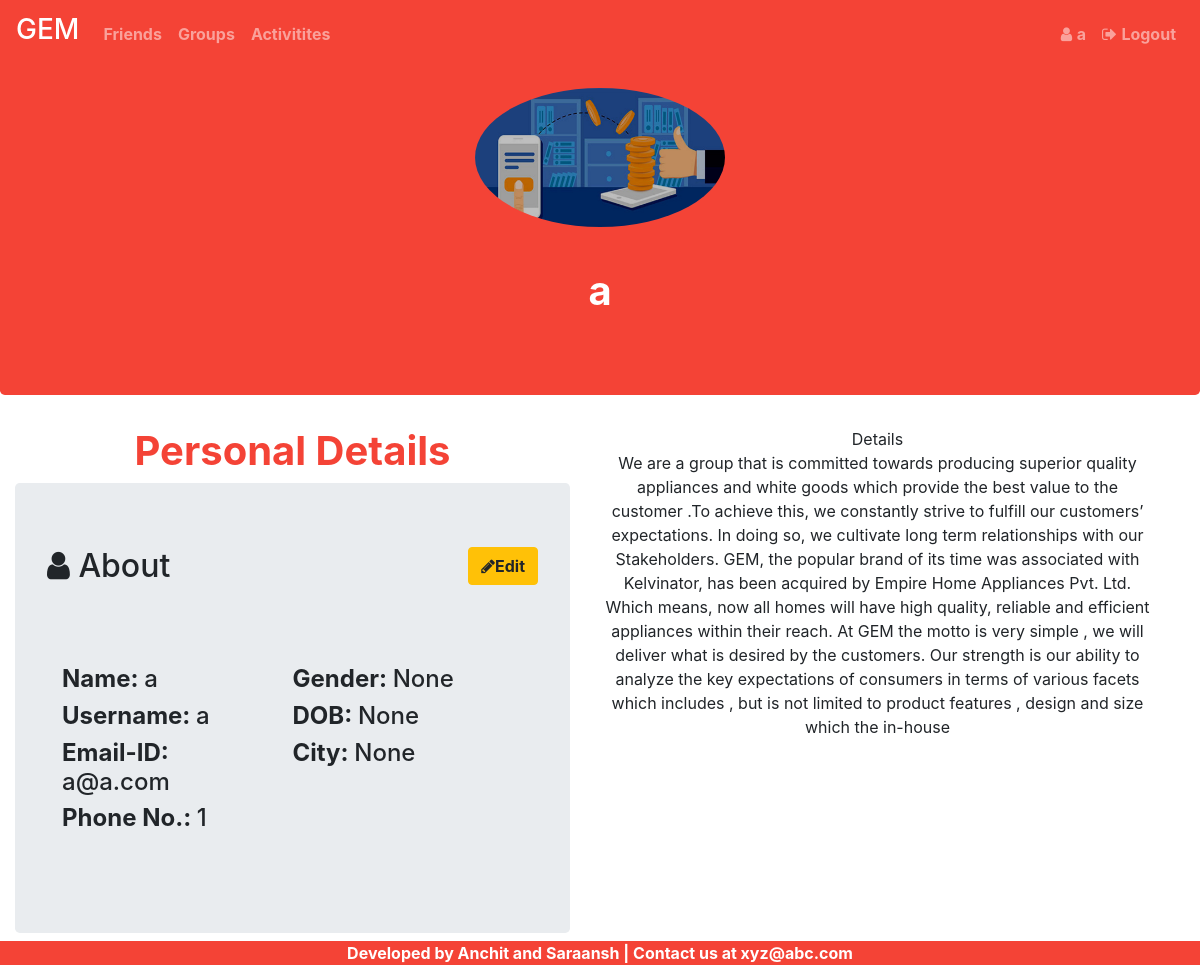
Screenshot of /profile/a (signed in) with the database file from the repository.
### gem/models.py (models this page shows, shortened)
class User(UserMixin,db.Model):
	id=db.Column(db.Integer,primary_key=True)
	name=db.Column(db.String(100),index=True)
	username=db.Column(db.String(100),index=True,unique=True)
	email=db.Column(db.String(150),index=True,unique=True)
	pno=db.Column(db.String(20),index=True,unique=True)
	password=db.Column(db.String(100))
	city=db.Column(db.String(50))
	dob = db.Column(db.Date)
	gender = db.Column(db.String)
	friends=db.relationship('User',
		secondary=friends,
		primaryjoin=(friends.c.userID==id),
		secondaryjoin=(friends.c.friendID==id),
		lazy='dynamic'
	)

### gem/routes.py (the view)
@gem.route('/profile/<name>')
@login_required
def profile(name = None):
	del mem_list[:]
	if name is None:
		flash('Please login to proceed.')
		return redirect(url_for('login'))
	elif name!=current_user.username:
		flash('Access Denied 4')
		return redirect(url_for('profile',name=current_user.username))
	else:
		user = User.query.filter_by(username=name).first()
		if user:
			return render_template('pd.html',title=user.name,user=user)
		else:
			return redirect(url_for('login'))

### gem/models.py (called while the page is built)
@login.user_loader
def userloader(id):
	return User.query.get(int(id))

### gem/templates/pd.html
{% extends "base2.html" %}
{% block name%}
 <h1 class="font-weight-bold text-center" style="color: white"> {{user.username}} </h1>
 {% endblock %}
{% block friend %}
<h1 class="font-weight-bold text-center" style="color:#f44336">Personal Details</h1>
<div class="jumbotron" style="min-height: 450px">
	<div class='btn-toolbar pull-right'>
		<div class='btn-group'>
			<a href="{{url_for('update_profile',username=user.username)}}"><button type='button' class='btn btn-warning font-weight-bold'><span class="fa fa-pencil"></span>Edit</button></a>
		</div>
	</div>
	<div class="font-weight-bold"><h2><span class="fa fa-user"></span> About </h2></div><br><br><br>
	<div class="row container-fluid">
		<div class="col-sm-6"> <h4><strong> Name: </strong> {{user.name}} </h4></div>
		<div class="col-sm-6"> <h4><strong> Gender: </strong> {{user.gender}} </h4></div>
		<div class="col-sm-6"> <h4><strong> Username: </strong> {{user.username}} </h4></div>
		<div class="col-sm-6"> <h4><strong> DOB: </strong> {{user.dob}} </h4></div>
		<div class="col-sm-6"> <h4><strong> Email-ID: </strong> {{user.email}} </h4></div>
		<div class="col-sm-6"> <h4><strong> City: </strong> {{user.city}} </h4></div>
		<div class="col-sm-6"> <h4><strong> Phone No.: </strong> {{user.pno}} </h4></div>
	</div></div>
	{% endblock %}

### gem/templates/base2.html (shortened to what this page needs)
<!DOCTYPE html>
<html>
<head>
	<link rel="stylesheet" href="https://maxcdn.bootstrapcdn.com/bootstrap/4.0.0/css/bootstrap.min.css">
	<link href="https://maxcdn.bootstrapcdn.com/font-awesome/4.7.0/css/font-awesome.min.css" rel="stylesheet">
</head>
<body>
	<nav class="navbar navbar-expand-sm navbar-dark fixed-top" style="background-color: #f44336">
		<div class="navbar-brand"><strong><h3>GEM</h3></strong></div>
		<div class="collapse navbar-collapse" id="nav-content">
			<ul class="navbar-nav">
				<li class="nav-item">
					<a href="{{url_for('friends',username=user.username)}}"><div class="nav-link"> <strong>Friends</strong> </div></a>
				</li>
				<li class="nav-item">
					<a href="{{url_for('groups',username=user.username)}}"><div class="nav-link"> <strong>Groups</strong> </div></a>
				</li>
				<li class="nav-item">
					<a href="{{url_for('activity',username=user.username)}}"><div class="nav-link"> <strong>Activitites</strong> </div></a>
				</li>
			</ul>
		</div>
		<div class="collapse navbar-collapse justify-content-end" id="nav-content1">
			<ul class="navbar-nav">
				<li class="nav-item">
					<a href="{{url_for('profile',name=user.username)}}"><div class="nav-link"><span class="fa fa-user"></span> <strong>{{user.name}}</strong> </div></a>
				</li>
				<li class="nav-item"><a class="nav-link" href="{{url_for('logout')}}"><span class="fa fa-sign-out"></span> <strong>Logout</strong></a></li>
			</ul>
		</div>
	</nav>
	<div class="jumbotron text-center" style="background-color: #f44336; height: 500px width: 100%">
		<br><img src="../static/b.jpg" class="rounded-circle img-fluid" alt="Cinque Terre" width="250" height="250"><br><br>
		<p> {% block name %} {% endblock %} </p>
	</div>
	<div class="row container-fluid">
		<div class="col-sm"> {% block friend %} {% endblock %} </div>
		<div class="col-sm text-center"> Details<br>
			We are a group that is committed towards producing superior quality appliances and white goods which provide the best value to the customer .To achieve this, we constantly strive to fulfill our customers’ expectations. In doing so, we cultivate long term relationships with our Stakeholders.
			GEM, the popular brand of its time was associated with Kelvinator, has been acquired by Empire Home Appliances Pvt. Ltd. Which means, now all homes will have high quality, reliable and efficient appliances within their reach.
			At GEM the motto is very simple , we will deliver what is desired by the customers.
			Our strength is our ability to analyze the key expectations of consumers in terms of various facets which includes , but is not limited to product features , design and size which the in-house
		</div>
	</div>
	<div class="container-fluid fixed-bottom" style="background-color: #f44336;">
		<div class="text-center font-weight-bold" style="color: white">Developed by Anchit and Saraansh | Contact us at xyz@abc.com</div>
	</div>
</body>
</html>

### rows the page displays
User: name "a", username "a", gender "None", dob "None", email "a@a.com", city "None", pno "1"
